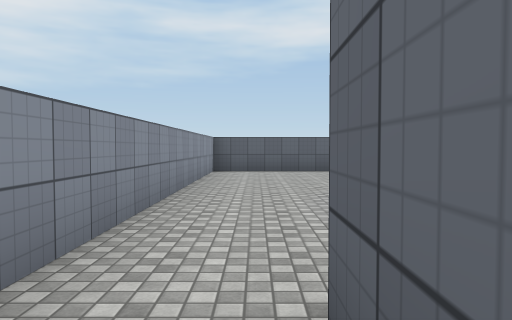
View 1 (above)

14 first-person views from a walk through a 3-D level made in the Unity game engine. The camera is 1.4 m above the floor, tilts 2° down and sees 70° across. The floor is counted in squares, 2 m on a side. Each view is taken from the middle of a square. On the plan, view 1 faces up. The plan holds only what a view shows up to about 11 squares ahead; the rest is blank. The player character is not drawn. Surface patterns are stand-ins for the level's own textures.

View 2
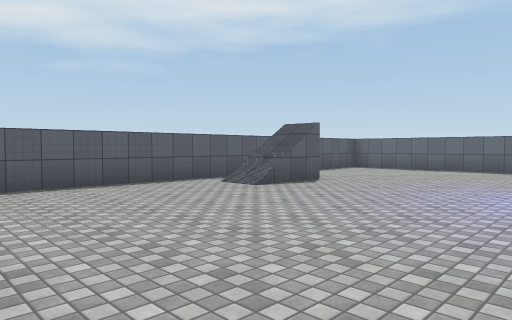

View 3
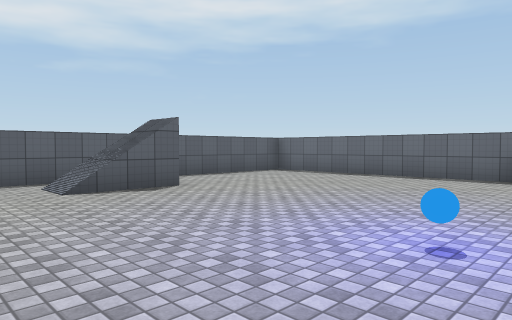

View 4
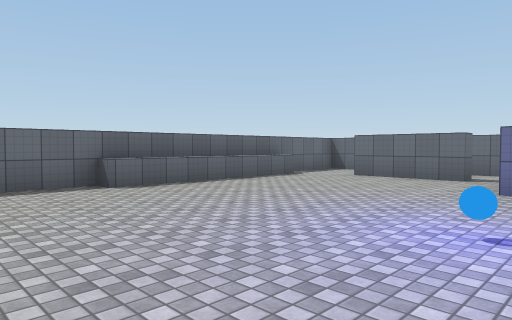

View 5
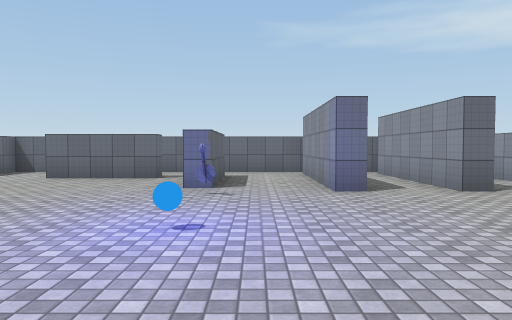

View 6
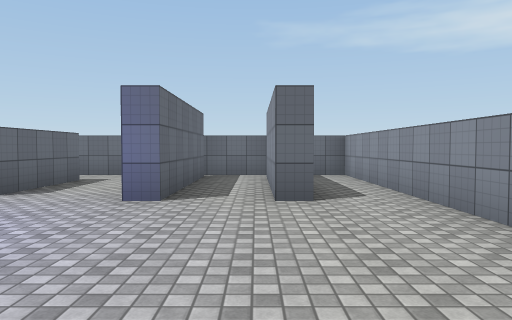

View 7
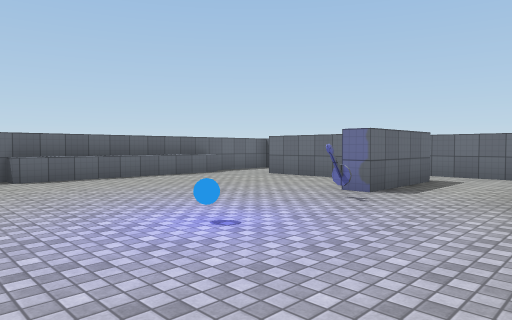

View 8
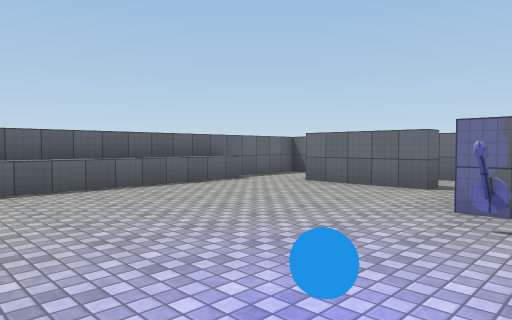

View 9
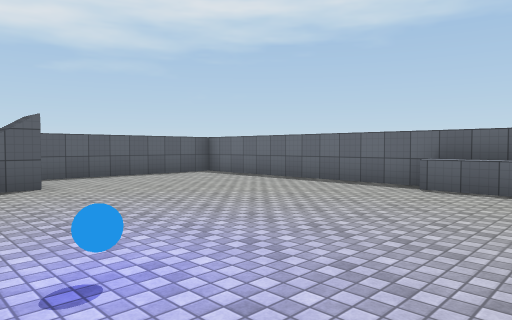

View 10
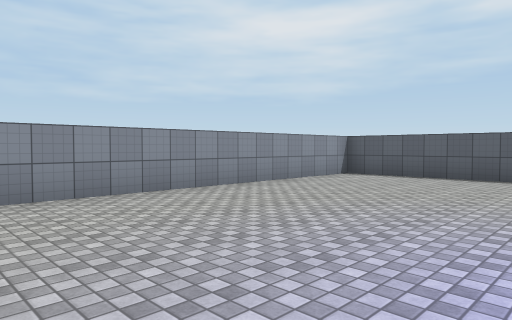

View 11
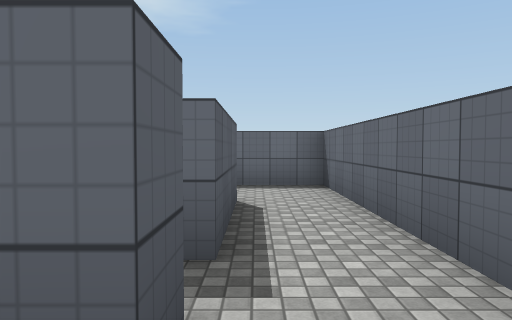

View 12
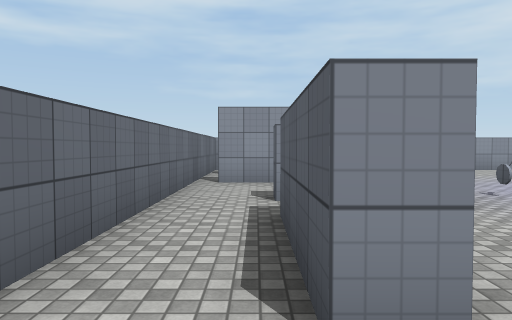

View 13
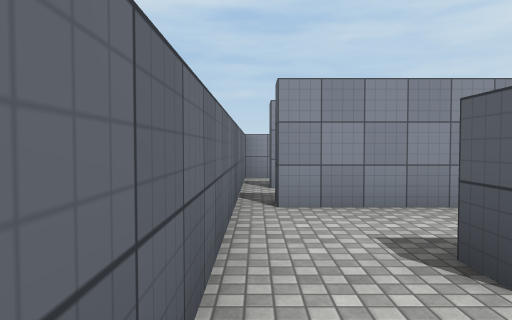

View 14
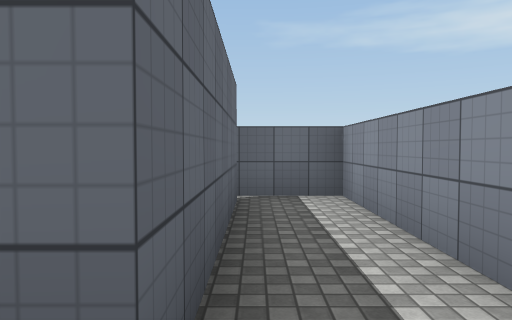

### Floor plan
Ten units are one square. View 1 is at (0, 0); x grows to the right and y downward. Boxes are objects, and circles mark ways between rooms. Rooms are numbered by the first view taken in them; rooms with no view inside come last. Other rooms are left out.
<svg viewBox="-17 -112 130 149">
<path fill="none" stroke="#000" d="M52 17 47 17 47 -7 52 -7M62 17 62 13 88 13M22 28 22 -13 27 -13 27 28M3 26 3 -13 7 -13 7 28M108 5 108 -107 -12 -107 -12 32 55 32M102 8 102 -44 108 -44M88 13 88 17 62 17M65 32 108 32 108 5M55 32 65 32"/>
<rect x="45" y="-25" width="10" height="10" fill="#bbb"><title>other object</title></rect>
<rect x="45" y="-45" width="10" height="10" fill="#bbb"><title>blue ball</title></rect>
<circle cx="95" cy="10" r="3" fill="#2a7"/>
<circle cx="50" cy="25" r="3" fill="#2a7"/>
<circle cx="60" cy="10" r="3" fill="#2a7"/>
<circle cx="75" cy="25" r="3" fill="#2a7"/>
<text x="40" y="-40">1</text>
<text x="90" y="20">2</text>
<text x="60" y="20">3</text>
</svg>
Room 1 opens to room 2. Room 1 opens to room 3. Room 2 opens to room 3.

Where each view was taken, in squares from view 1:
view 1: 0 up, 0 right, facing up
view 2: 4 up, 1 left, facing up-right
view 3: 3 up, 2 right, facing up-right
view 4: 7 up, 4 right, facing down-right
view 5: 7 up, 4 right, facing down
view 6: 6 up, 1 right, facing down
view 7: 6 up, 2 right, facing down-right
view 8: 5 up, 4 right, facing down-right
view 9: 2 up, 4 right, facing up-right
view 10: 2 up, 4 right, facing up-left
view 11: 2 down, 4 right, facing right
view 12: 2 down, 10 right, facing left
view 13: 3 down, 7 right, facing left
view 14: 2 up, 0 right, facing down
